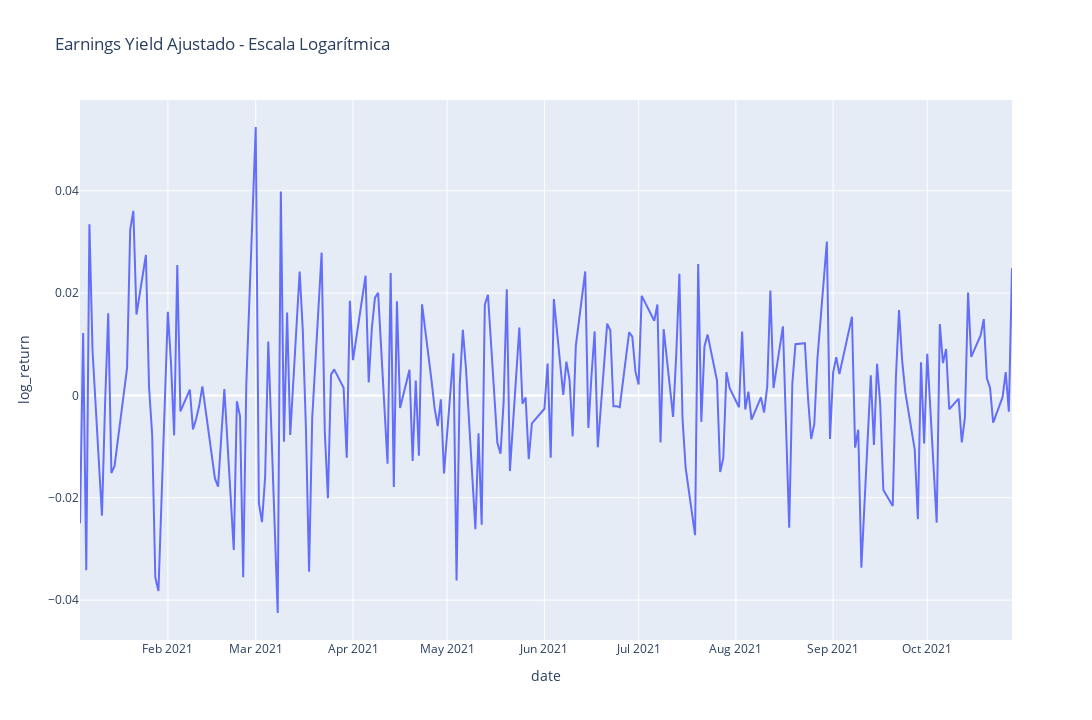

This figure's notebook cell:
### Code cell
plx.line(
    data_frame=test_table.reset_index(),
    title='Earnings Yield Ajustado - Escala Logarítmica',
    x='date',
    y=arima_column,
    height=720,
    width=1280,
)

### Figure 1 — Plotly figure (JSON) as saved in the notebook; plotly's stock layout.template omitted (floating-point values rounded to 4 significant figures; data arrays with more than 128 entries replaced by an {"elided": "..."} marker saying what was removed)
{"data": [{"hovertemplate": "date=%{x}<br>log_return=%{y}<extra></extra>", "legendgroup": "", "line": {"color": "#636efa", "dash": "solid"}, "marker": {"symbol": "circle"}, "mode": "lines", "name": "", "orientation": "v", "showlegend": false, "type": "scatter", "x": {"elided": "208 str values"}, "xaxis": "x", "y": {"elided": "208 float values"}, "yaxis": "y"}], "layout": {"height": 720, "legend": {"tracegroupgap": 0}, "title": {"text": "Earnings Yield Ajustado - Escala Logarítmica"}, "width": 1280, "xaxis": {"anchor": "y", "domain": [0, 1], "title": {"text": "date"}}, "yaxis": {"anchor": "x", "domain": [0, 1], "title": {"text": "log_return"}}}}
